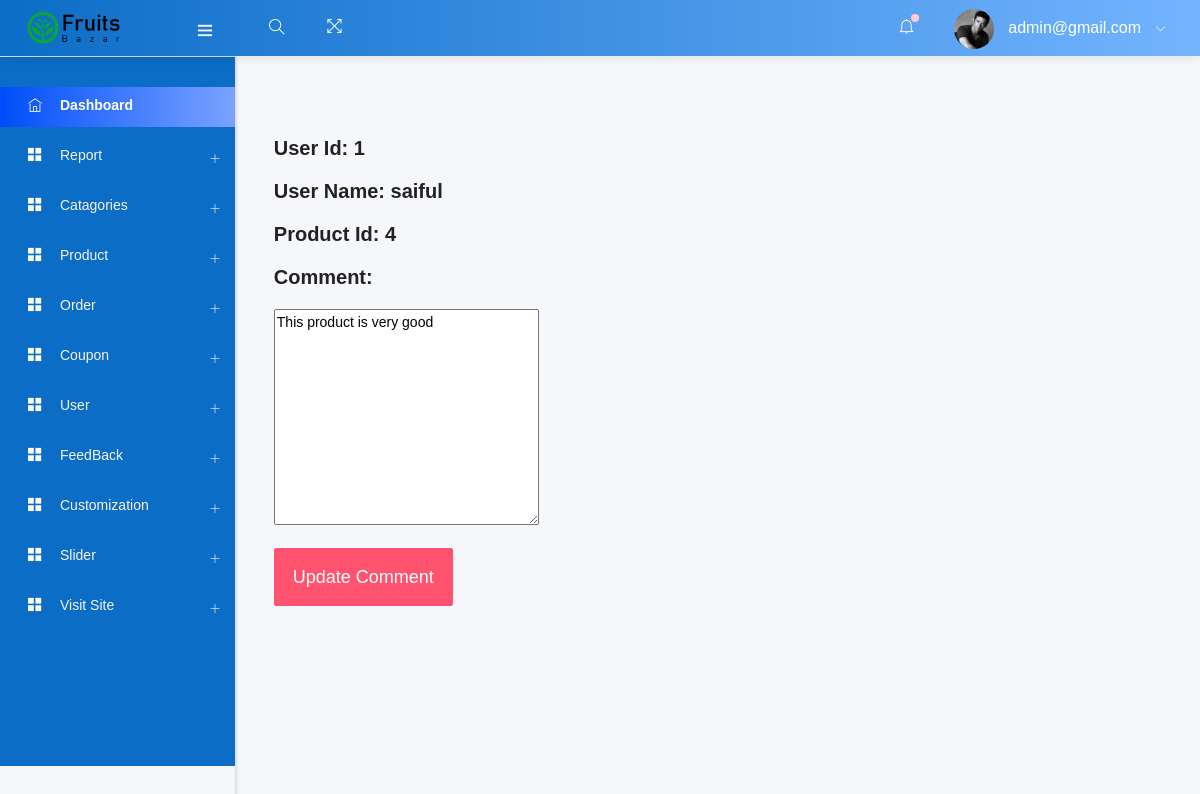
The page /admin/edit_comment.php?status=editcomment&&id= 1 (signed in) on the database its author committed.
### tables this page shows
CREATE TABLE `add_logo` (
  `id` int(10) NOT NULL,
  `img` varchar(200) NOT NULL
);

CREATE TABLE `customer_feedback` (
  `id` int(11) NOT NULL,
  `user_id` int(11) NOT NULL,
  `user_name` varchar(255) NOT NULL,
  `pdt_id` int(11) NOT NULL,
  `comment` varchar(255) NOT NULL,
  `comment_date` date NOT NULL
);

### admin/edit_comment.php (called while the page is built, shortened)
<?php
    include ("template.php");
?>

### admin/class/adminback.php (called while the page is built, shortened)
<?php
class  adminback
{
    private $connection;
    function __construct()
    {
        $dbhost = "localhost";
        $dbuser = "root";
        $dbpass = "";
        $dbname = "fruitecommerce";
        $this->connection = mysqli_connect($dbhost, $dbuser, $dbpass, $dbname);
    }
    function display_logo()
    {
        $query = "SELECT * FROM add_logo";
        if (mysqli_query($this->connection, $query)) {
            $pdt_info = mysqli_query($this->connection, $query);
            return $pdt_info;
        }
    }
    function edit_comment($cmt_id){
        $query = "SELECT * FROM `customer_feedback` WHERE `id` = $cmt_id";
        if(mysqli_query($this->connection, $query)){
            $array = mysqli_query($this->connection, $query);
            return $array;
        }
    }
}

### admin/views/edit_comment_view.php (the view, shortened to what this page needs)
<?php
    if(isset($_GET['status'])){
        $comment_id = $_GET['id'];
        if($_GET['status']=='editcomment'){
           $array =  $obj->edit_comment($comment_id);
           $row = mysqli_fetch_assoc($array);
        }
    }
?>
<form action="#" method="POST">
 <br> <br>
        <h5>User Id: <?php echo $row['user_id'] ?> </h5> <br>
        <h5>User Name: <?php echo $row['user_name'] ?> </h5> <br>
        <h5>Product Id: <?php echo $row['pdt_id'] ?> </h5> <br>
        <h5>Comment: </h5> <br>
    <div class="form-group">
        <textarea name="u_comment" id="" cols="30" rows="10"><?php echo $row['comment'] ?></textarea>
    </div>
    <div class="form-group">
        <input type="submit" value="update comment" name="update_comment" class="btn btn-lg btn-primary">
    </div>
</form>

### admin/includes/headernav.php (shortened to what this page needs)
<nav class="navbar header-navbar pcoded-header">
               <div class="navbar-wrapper">
                   <div class="navbar-logo">
                       <a class="mobile-menu" id="mobile-collapse" href="#!">
                           <i class="ti-menu"></i>
                       </a>
                       <a href="index.php">
                       <?php
                        $obj=new adminback();
                        $logo_info = $obj->display_logo();
                        $logo = mysqli_fetch_assoc($logo_info);
                       ?>
                           <img class="img-fluid" src="uploads/<?php echo $logo['img']; ?>" alt="Theme-Logo" />
                       </a>
                   </div>
                   <div class="navbar-container container-fluid">
                       <ul class="nav-left">
                           <li class="header-search">
                               <div class="main-search morphsearch-search">
                                   <div class="input-group">
                                       <input type="text" class="form-control">
                                       <span class="input-group-addon search-btn"><i class="ti-search"></i></span>
                                   </div>
                               </div>
                           </li>
                           <li>
                               <a href="#!" onclick="javascript:toggleFullScreen()">
                                   <i class="ti-fullscreen"></i>
                               </a>
                           </li>
                       </ul>
                       <ul class="nav-right">
                           <li class="header-notification">
                               <a href="#!">
                                   <i class="ti-bell"></i>
                                   <span class="badge bg-c-pink"></span>
                               </a>
                           </li>
                           <li class="user-profile header-notification">
                               <a href="#!">
                                   <img src="assets/images/avatar-4.jpg" class="img-radius" alt="User-Profile-Image">
                                   <span> <?php echo $admin_email ?> </span>
                                   <i class="ti-angle-down"></i>
                               </a>
                           </li>
                       </ul>
                   </div>
               </div>
           </nav>

### admin/includes/head.php (style rules this page uses)
.pcoded .pcoded-header[header-theme="theme5"] { background: -webkit-gradient(linear, left top, right top, from(#0071f3), to(#73b4ff)); background: linear-gradient(to right, #0b6dc6, #73b4ff); }
.btn-primary, .sweet-alert button.confirm, .wizard > .actions a { background-color: #ff5370; border-color: #ff5370; color: #fff; }

### rows shown on the page
add_logo: img (picture)
customer_feedback: user "1", user_name "saiful", pdt "4", u_comment "This product is very good"

### other values the page prints
$admin_email "admin@gmail.com"
